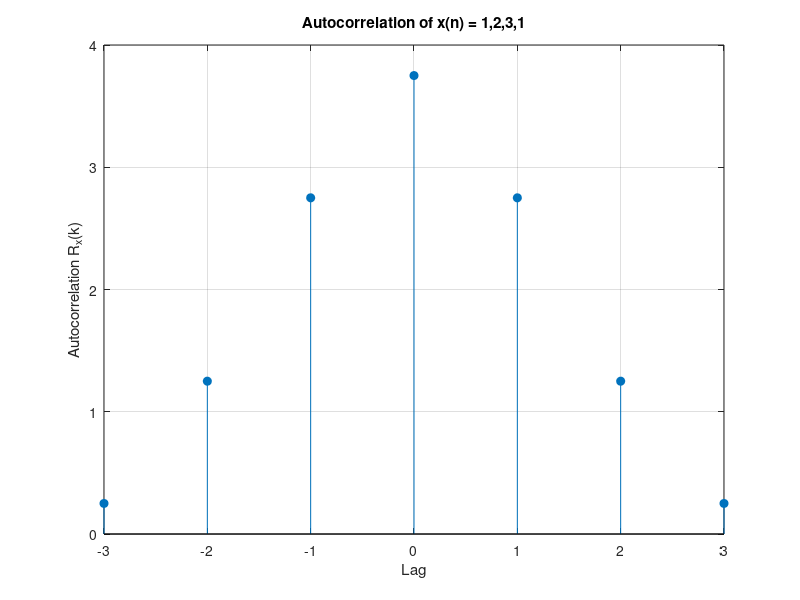

Here is the MATLAB script that generated this plot: (Note: this script raises an error after producing the figure.)
	%Say x(n)={1,2,3,1}  , show that at 0 lag correction value is maximum.

    clc;
clear;

% Define sequence
x = [1 2 3 1];

% Autocorrelation (aperiodic)
r = xcorr(x, 'biased');   % 'biased' or 'unbiased' just scales; try 'none' for raw sum

% Define lags
lags = -(length(x)-1):(length(x)-1);

% Display results
disp('Lags:'); disp(lags);
disp('Autocorrelation values:'); disp(r);

% Plot
stem(lags, r, 'filled');
xlabel('Lag');
ylabel('Autocorrelation R_x(k)');
title('Autocorrelation of x(n) = {1,2,3,1}');
grid on;

xline(0, 'r');
yline(0, 'r');